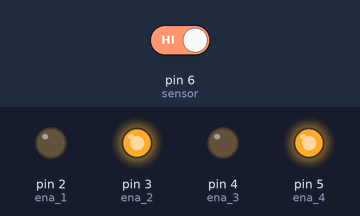
Bench run of a sketch on a simulated Arduino Uno, built with avr-gcc and run on an emulated ATmega328P. Shown: output pins drawn as LEDs (lit = HIGH). The inputs (shaded band) are chosen by the test bench; at power-on: pin 6 (sensor) HIGH. What the sketch prints to the serial monitor is not drawn.

Above: at 1.2 s.
1.3 s: pin 6 (sensor) driven LOW
At 2.5 s:
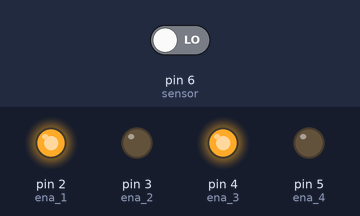
2.8 s: pin 6 (sensor) driven HIGH
At 3.8 s:
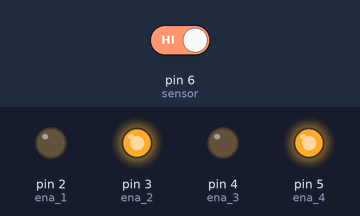
Timing chart, 0 to 5.8 s (numbered marks = the images above; inputs shaded):
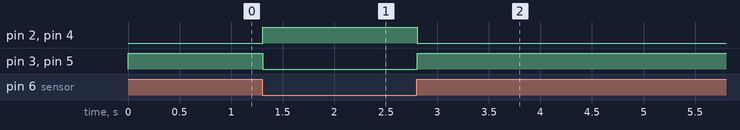

Measured:
- after the input at 1.3 s, pin 2 (ena_1), pin 4 (ena_3): LOW → HIGH at once; pin 3 (ena_2), pin 5 (ena_4): HIGH → LOW at once
- after the input at 2.8 s, pin 2 (ena_1), pin 4 (ena_3): HIGH → LOW at once; pin 3 (ena_2), pin 5 (ena_4): LOW → HIGH at once

The sketch:

arduino_code.ino
```cpp
const int ena_1 = 2;
const int ena_2 = 3;
const int ena_3 = 4;
const int ena_4 = 5;
const int sensor = 6;

void setup() {
  Serial.begin(9600);
  pinMode(ena_1, OUTPUT);
  pinMode(ena_2, OUTPUT);
  pinMode(ena_3, OUTPUT);
  pinMode(ena_4, OUTPUT);
  pinMode(sensor, INPUT_PULLUP);
}

void loop() {
  int sensorVal = digitalRead(sensor);
  Serial.println(sensorVal);
  if (sensorVal == HIGH) {
    digitalWrite(ena_1, LOW);
    digitalWrite(ena_2, HIGH);
    digitalWrite(ena_3, LOW);
    digitalWrite(ena_4, HIGH);
  }
  else {
    digitalWrite(ena_1, HIGH);
    digitalWrite(ena_2, LOW);
    digitalWrite(ena_3, HIGH);
    digitalWrite(ena_4, LOW);  }
}
```
